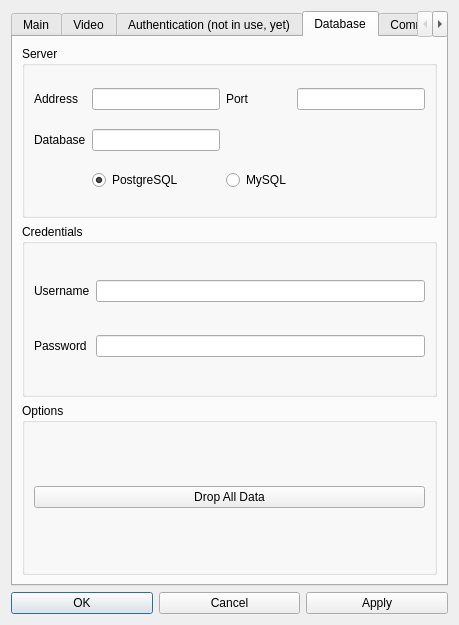
<?xml version="1.0" encoding="UTF-8"?>
<ui version="4.0">
 <class>settings</class>
 <widget class="QDialog" name="settings">
  <property name="geometry">
   <rect>
    <x>0</x>
    <y>0</y>
    <width>459</width>
    <height>625</height>
   </rect>
  </property>
  <property name="maximumSize">
   <size>
    <width>459</width>
    <height>625</height>
   </size>
  </property>
  <property name="focusPolicy">
   <enum>Qt::NoFocus</enum>
  </property>
  <property name="windowTitle">
   <string>Settings</string>
  </property>
  <layout class="QGridLayout" name="gridLayout">
   <item row="1" column="1">
    <layout class="QHBoxLayout" name="horizontalLayout_3">
     <item>
      <widget class="QPushButton" name="button_ok">
       <property name="text">
        <string>OK</string>
       </property>
      </widget>
     </item>
     <item>
      <widget class="QPushButton" name="button_cancel">
       <property name="text">
        <string>Cancel</string>
       </property>
      </widget>
     </item>
     <item>
      <widget class="QPushButton" name="button_apply">
       <property name="text">
        <string>Apply</string>
       </property>
      </widget>
     </item>
    </layout>
   </item>
   <item row="0" column="1">
    <widget class="QTabWidget" name="properties_tab">
     <property name="currentIndex">
      <number>3</number>
     </property>
     <widget class="QWidget" name="main_window_tab">
      <attribute name="title">
       <string>Main</string>
      </attribute>
      <layout class="QGridLayout" name="gridLayout_6">
       <property name="leftMargin">
        <number>9</number>
       </property>
       <property name="topMargin">
        <number>9</number>
       </property>
       <property name="rightMargin">
        <number>9</number>
       </property>
       <property name="bottomMargin">
        <number>9</number>
       </property>
       <property name="spacing">
        <number>6</number>
       </property>
       <item row="1" column="0">
        <widget class="QGroupBox" name="groupBox_11">
         <property name="maximumSize">
          <size>
           <width>16777215</width>
           <height>50</height>
          </size>
         </property>
         <property name="title">
          <string>Video Thread</string>
         </property>
         <layout class="QGridLayout" name="gridLayout_5">
          <item row="0" column="0">
           <layout class="QHBoxLayout" name="horizontalLayout">
            <item>
             <widget class="QRadioButton" name="threadSync">
              <property name="text">
               <string>Sync</string>
              </property>
              <property name="checked">
               <bool>true</bool>
              </property>
             </widget>
            </item>
            <item>
             <widget class="QRadioButton" name="threadAsync">
              <property name="text">
               <string>Async</string>
              </property>
             </widget>
            </item>
           </layout>
          </item>
         </layout>
        </widget>
       </item>
       <item row="0" column="0">
        <widget class="QGroupBox" name="groupBox_12">
         <property name="title">
          <string>General</string>
         </property>
         <layout class="QGridLayout" name="gridLayout_26">
          <item row="0" column="0">
           <widget class="QCheckBox" name="checkBox_dark">
            <property name="text">
             <string>Dark Mode</string>
            </property>
           </widget>
          </item>
         </layout>
        </widget>
       </item>
      </layout>
     </widget>
     <widget class="QWidget" name="video_window_tab">
      <attribute name="title">
       <string>Video</string>
      </attribute>
      <layout class="QGridLayout" name="gridLayout_2">
       <item row="1" column="0">
        <widget class="QToolBox" name="toolBox_2">
         <property name="frameShape">
          <enum>QFrame::StyledPanel</enum>
         </property>
         <property name="currentIndex">
          <number>0</number>
         </property>
         <widget class="QWidget" name="page_3">
          <property name="geometry">
           <rect>
            <x>0</x>
            <y>0</y>
            <width>415</width>
            <height>207</height>
           </rect>
          </property>
          <attribute name="label">
           <string>Video Feed 3</string>
          </attribute>
          <layout class="QGridLayout" name="gridLayout_14">
           <item row="0" column="0">
            <widget class="QCheckBox" name="video3_enable">
             <property name="text">
              <string>Enable</string>
             </property>
            </widget>
           </item>
           <item row="1" column="0">
            <widget class="QLabel" name="label_23">
             <property name="text">
              <string>Name:</string>
             </property>
            </widget>
           </item>
           <item row="1" column="1" colspan="4">
            <widget class="QLineEdit" name="video3_name"/>
           </item>
           <item row="2" column="0">
            <widget class="QLabel" name="label_24">
             <property name="text">
              <string>Source:</string>
             </property>
            </widget>
           </item>
           <item row="2" column="1" colspan="2">
            <widget class="QLineEdit" name="video3_ip">
             <property name="toolTip">
              <string>&lt;html&gt;&lt;head/&gt;&lt;body&gt;&lt;p&gt;For a local video, write the location of the file and leave the port blank.&lt;/p&gt;&lt;/body&gt;&lt;/html&gt;</string>
             </property>
            </widget>
           </item>
           <item row="2" column="3">
            <widget class="QLabel" name="label_25">
             <property name="text">
              <string>Port:</string>
             </property>
            </widget>
           </item>
           <item row="2" column="4">
            <widget class="QLineEdit" name="video3_port">
             <property name="maximumSize">
              <size>
               <width>50</width>
               <height>16777215</height>
              </size>
             </property>
            </widget>
           </item>
           <item row="3" column="0">
            <widget class="QRadioButton" name="video3_color_off">
             <property name="toolTip">
              <string>&lt;html&gt;&lt;head/&gt;&lt;body&gt;&lt;p&gt;This will only affect the video, not the stream from the rover.&lt;/p&gt;&lt;/body&gt;&lt;/html&gt;</string>
             </property>
             <property name="text">
              <string>Grey</string>
             </property>
            </widget>
           </item>
           <item row="3" column="2">
            <widget class="QRadioButton" name="video3_color_on">
             <property name="text">
              <string>RGB</string>
             </property>
             <property name="checked">
              <bool>true</bool>
             </property>
            </widget>
           </item>
           <item row="4" column="0" colspan="2">
            <widget class="QLabel" name="label_26">
             <property name="text">
              <string>Local Video Scaling:</string>
             </property>
            </widget>
           </item>
           <item row="4" column="2">
            <widget class="QComboBox" name="video3_scaling">
             <property name="toolTip">
              <string>&lt;html&gt;&lt;head/&gt;&lt;body&gt;&lt;p&gt;This only scales on the computer and will cause slowdown.&lt;/p&gt;&lt;/body&gt;&lt;/html&gt;</string>
             </property>
             <item>
              <property name="text">
               <string>Source</string>
              </property>
             </item>
             <item>
              <property name="text">
               <string>1920x1080</string>
              </property>
             </item>
             <item>
              <property name="text">
               <string>1280x720</string>
              </property>
             </item>
             <item>
              <property name="text">
               <string>640x360</string>
              </property>
             </item>
            </widget>
           </item>
           <item row="5" column="0" colspan="2">
            <widget class="QLabel" name="label_22">
             <property name="enabled">
              <bool>false</bool>
             </property>
             <property name="text">
              <string>Source Camera Resolution:</string>
             </property>
            </widget>
           </item>
           <item row="5" column="2">
            <widget class="QComboBox" name="video3_resolution">
             <property name="enabled">
              <bool>false</bool>
             </property>
             <item>
              <property name="text">
               <string>Mode: 1</string>
              </property>
             </item>
             <item>
              <property name="text">
               <string>Mode: 2</string>
              </property>
             </item>
             <item>
              <property name="text">
               <string>Mode: 3</string>
              </property>
             </item>
             <item>
              <property name="text">
               <string>Mode: 4</string>
              </property>
             </item>
            </widget>
           </item>
          </layout>
         </widget>
         <widget class="QWidget" name="page_4">
          <property name="geometry">
           <rect>
            <x>0</x>
            <y>0</y>
            <width>415</width>
            <height>207</height>
           </rect>
          </property>
          <attribute name="label">
           <string>Video Feed 4</string>
          </attribute>
          <layout class="QGridLayout" name="gridLayout_15">
           <item row="0" column="0">
            <widget class="QCheckBox" name="video4_enable">
             <property name="text">
              <string>Enable</string>
             </property>
            </widget>
           </item>
           <item row="1" column="0">
            <widget class="QLabel" name="label_28">
             <property name="text">
              <string>Name:</string>
             </property>
            </widget>
           </item>
           <item row="1" column="1" colspan="4">
            <widget class="QLineEdit" name="video4_name"/>
           </item>
           <item row="2" column="0">
            <widget class="QLabel" name="label_29">
             <property name="text">
              <string>Source:</string>
             </property>
            </widget>
           </item>
           <item row="2" column="1" colspan="2">
            <widget class="QLineEdit" name="video4_ip">
             <property name="toolTip">
              <string>&lt;html&gt;&lt;head/&gt;&lt;body&gt;&lt;p&gt;For a local video, write the location of the file and leave the port blank.&lt;/p&gt;&lt;/body&gt;&lt;/html&gt;</string>
             </property>
            </widget>
           </item>
           <item row="2" column="3">
            <widget class="QLabel" name="label_30">
             <property name="text">
              <string>Port:</string>
             </property>
            </widget>
           </item>
           <item row="2" column="4">
            <widget class="QLineEdit" name="video4_port">
             <property name="maximumSize">
              <size>
               <width>50</width>
               <height>16777215</height>
              </size>
             </property>
            </widget>
           </item>
           <item row="3" column="0">
            <widget class="QRadioButton" name="video4_color_off">
             <property name="toolTip">
              <string>&lt;html&gt;&lt;head/&gt;&lt;body&gt;&lt;p&gt;This will only affect the video, not the stream from the rover.&lt;/p&gt;&lt;/body&gt;&lt;/html&gt;</string>
             </property>
             <property name="text">
              <string>Grey</string>
             </property>
            </widget>
           </item>
           <item row="3" column="2">
            <widget class="QRadioButton" name="video4_color_on">
             <property name="text">
              <string>RGB</string>
             </property>
             <property name="checked">
              <bool>true</bool>
             </property>
            </widget>
           </item>
           <item row="4" column="0" colspan="2">
            <widget class="QLabel" name="label_31">
             <property name="text">
              <string>Local Video Scaling:</string>
             </property>
            </widget>
           </item>
           <item row="4" column="2">
            <widget class="QComboBox" name="video4_scaling">
             <property name="toolTip">
              <string>&lt;html&gt;&lt;head/&gt;&lt;body&gt;&lt;p&gt;This only scales on the computer and will cause slowdown.&lt;/p&gt;&lt;/body&gt;&lt;/html&gt;</string>
             </property>
             <item>
              <property name="text">
               <string>Source</string>
              </property>
             </item>
             <item>
              <property name="text">
               <string>1920x1080</string>
              </property>
             </item>
             <item>
              <property name="text">
               <string>1280x720</string>
              </property>
             </item>
             <item>
              <property name="text">
               <string>640x360</string>
              </property>
             </item>
            </widget>
           </item>
           <item row="5" column="0" colspan="2">
            <widget class="QLabel" name="label_27">
             <property name="enabled">
              <bool>false</bool>
             </property>
             <property name="text">
              <string>Source Camera Resolution:</string>
             </property>
            </widget>
           </item>
           <item row="5" column="2">
            <widget class="QComboBox" name="video4_resolution">
             <property name="enabled">
              <bool>false</bool>
             </property>
             <item>
              <property name="text">
               <string>Mode: 1</string>
              </property>
             </item>
             <item>
              <property name="text">
               <string>Mode: 2</string>
              </property>
             </item>
             <item>
              <property name="text">
               <string>Mode: 3</string>
              </property>
             </item>
             <item>
              <property name="text">
               <string>Mode: 4</string>
              </property>
             </item>
            </widget>
           </item>
          </layout>
         </widget>
        </widget>
       </item>
       <item row="0" column="0">
        <widget class="QToolBox" name="toolBox">
         <property name="frameShape">
          <enum>QFrame::StyledPanel</enum>
         </property>
         <property name="currentIndex">
          <number>0</number>
         </property>
         <widget class="QWidget" name="page">
          <property name="geometry">
           <rect>
            <x>0</x>
            <y>0</y>
            <width>415</width>
            <height>207</height>
           </rect>
          </property>
          <attribute name="label">
           <string>Video Feed 1</string>
          </attribute>
          <layout class="QGridLayout" name="gridLayout_3">
           <item row="0" column="0" colspan="2">
            <widget class="QCheckBox" name="video1_enable">
             <property name="text">
              <string>Enable</string>
             </property>
            </widget>
           </item>
           <item row="4" column="0" colspan="2">
            <widget class="QLabel" name="label_14">
             <property name="text">
              <string>Local Video Scaling:</string>
             </property>
            </widget>
           </item>
           <item row="2" column="0">
            <widget class="QLabel" name="label">
             <property name="text">
              <string>Source:</string>
             </property>
            </widget>
           </item>
           <item row="2" column="4">
            <widget class="QLineEdit" name="video1_port">
             <property name="maximumSize">
              <size>
               <width>50</width>
               <height>16777215</height>
              </size>
             </property>
            </widget>
           </item>
           <item row="3" column="2" colspan="3">
            <widget class="QRadioButton" name="video1_color_on">
             <property name="text">
              <string>RGB</string>
             </property>
             <property name="checked">
              <bool>true</bool>
             </property>
            </widget>
           </item>
           <item row="5" column="0" colspan="2">
            <widget class="QLabel" name="label_15">
             <property name="enabled">
              <bool>false</bool>
             </property>
             <property name="text">
              <string>Source Camera Resolution:</string>
             </property>
            </widget>
           </item>
           <item row="1" column="0">
            <widget class="QLabel" name="label_13">
             <property name="text">
              <string>Name:</string>
             </property>
            </widget>
           </item>
           <item row="1" column="1" colspan="4">
            <widget class="QLineEdit" name="video1_name"/>
           </item>
           <item row="2" column="1" colspan="2">
            <widget class="QLineEdit" name="video1_ip">
             <property name="toolTip">
              <string>&lt;html&gt;&lt;head/&gt;&lt;body&gt;&lt;p&gt;For a local video, write the location of the file and leave the port blank.&lt;/p&gt;&lt;/body&gt;&lt;/html&gt;</string>
             </property>
            </widget>
           </item>
           <item row="3" column="0" colspan="2">
            <widget class="QRadioButton" name="video1_color_off">
             <property name="toolTip">
              <string>&lt;html&gt;&lt;head/&gt;&lt;body&gt;&lt;p&gt;This will only affect the video, not the stream from the rover.&lt;/p&gt;&lt;/body&gt;&lt;/html&gt;</string>
             </property>
             <property name="text">
              <string>Grey</string>
             </property>
            </widget>
           </item>
           <item row="2" column="3">
            <widget class="QLabel" name="label_2">
             <property name="text">
              <string>Port:</string>
             </property>
            </widget>
           </item>
           <item row="4" column="2">
            <widget class="QComboBox" name="video1_scaling">
             <property name="toolTip">
              <string>&lt;html&gt;&lt;head/&gt;&lt;body&gt;&lt;p&gt;This only scales on the computer and will cause slowdown.&lt;/p&gt;&lt;/body&gt;&lt;/html&gt;</string>
             </property>
             <item>
              <property name="text">
               <string>Source</string>
              </property>
             </item>
             <item>
              <property name="text">
               <string>1920x1080</string>
              </property>
             </item>
             <item>
              <property name="text">
               <string>1280x720</string>
              </property>
             </item>
             <item>
              <property name="text">
               <string>640x360</string>
              </property>
             </item>
            </widget>
           </item>
           <item row="5" column="2">
            <widget class="QComboBox" name="video1_resolution">
             <property name="enabled">
              <bool>false</bool>
             </property>
             <item>
              <property name="text">
               <string>Mode: 1</string>
              </property>
             </item>
             <item>
              <property name="text">
               <string>Mode: 2</string>
              </property>
             </item>
             <item>
              <property name="text">
               <string>Mode: 3</string>
              </property>
             </item>
             <item>
              <property name="text">
               <string>Mode: 4</string>
              </property>
             </item>
            </widget>
           </item>
          </layout>
         </widget>
         <widget class="QWidget" name="page_2">
          <property name="geometry">
           <rect>
            <x>0</x>
            <y>0</y>
            <width>415</width>
            <height>207</height>
           </rect>
          </property>
          <attribute name="label">
           <string>Video Feed 2</string>
          </attribute>
          <layout class="QGridLayout" name="gridLayout_13">
           <item row="0" column="0">
            <widget class="QCheckBox" name="video2_enable">
             <property name="text">
              <string>Enable</string>
             </property>
            </widget>
           </item>
           <item row="1" column="0">
            <widget class="QLabel" name="label_20">
             <property name="text">
              <string>Name:</string>
             </property>
            </widget>
           </item>
           <item row="1" column="1" colspan="4">
            <widget class="QLineEdit" name="video2_name"/>
           </item>
           <item row="2" column="0">
            <widget class="QLabel" name="label_3">
             <property name="text">
              <string>Source:</string>
             </property>
            </widget>
           </item>
           <item row="2" column="1" colspan="2">
            <widget class="QLineEdit" name="video2_ip">
             <property name="toolTip">
              <string>&lt;html&gt;&lt;head/&gt;&lt;body&gt;&lt;p&gt;For a local video, write the location of the file and leave the port blank.&lt;/p&gt;&lt;/body&gt;&lt;/html&gt;</string>
             </property>
            </widget>
           </item>
           <item row="2" column="3">
            <widget class="QLabel" name="label_4">
             <property name="text">
              <string>Port:</string>
             </property>
            </widget>
           </item>
           <item row="2" column="4">
            <widget class="QLineEdit" name="video2_port">
             <property name="maximumSize">
              <size>
               <width>50</width>
               <height>16777215</height>
              </size>
             </property>
            </widget>
           </item>
           <item row="3" column="0">
            <widget class="QRadioButton" name="video2_color_off">
             <property name="toolTip">
              <string>&lt;html&gt;&lt;head/&gt;&lt;body&gt;&lt;p&gt;This will only affect the video, not the stream from the rover.&lt;/p&gt;&lt;/body&gt;&lt;/html&gt;</string>
             </property>
             <property name="text">
              <string>Grey</string>
             </property>
            </widget>
           </item>
           <item row="3" column="2">
            <widget class="QRadioButton" name="video2_color_on">
             <property name="text">
              <string>RGB</string>
             </property>
             <property name="checked">
              <bool>true</bool>
             </property>
            </widget>
           </item>
           <item row="4" column="0" colspan="2">
            <widget class="QLabel" name="label_21">
             <property name="enabled">
              <bool>true</bool>
             </property>
             <property name="text">
              <string>Local Video Scaling:</string>
             </property>
            </widget>
           </item>
           <item row="5" column="0" colspan="2">
            <widget class="QLabel" name="label_16">
             <property name="enabled">
              <bool>false</bool>
             </property>
             <property name="text">
              <string>Source Camera Resolution:</string>
             </property>
            </widget>
           </item>
           <item row="4" column="2">
            <widget class="QComboBox" name="video2_scaling">
             <property name="enabled">
              <bool>true</bool>
             </property>
             <property name="toolTip">
              <string>&lt;html&gt;&lt;head/&gt;&lt;body&gt;&lt;p&gt;This only scales on the computer and will cause slowdown.&lt;/p&gt;&lt;/body&gt;&lt;/html&gt;</string>
             </property>
             <item>
              <property name="text">
               <string>Source</string>
              </property>
             </item>
             <item>
              <property name="text">
               <string>1920x1080</string>
              </property>
             </item>
             <item>
              <property name="text">
               <string>1280x720</string>
              </property>
             </item>
             <item>
              <property name="text">
               <string>640x360</string>
              </property>
             </item>
            </widget>
           </item>
           <item row="5" column="2">
            <widget class="QComboBox" name="video2_resolution">
             <property name="enabled">
              <bool>false</bool>
             </property>
             <item>
              <property name="text">
               <string>Mode: 1</string>
              </property>
             </item>
             <item>
              <property name="text">
               <string>Mode: 2</string>
              </property>
             </item>
             <item>
              <property name="text">
               <string>Mode: 3</string>
              </property>
             </item>
             <item>
              <property name="text">
               <string>Mode: 4</string>
              </property>
             </item>
            </widget>
           </item>
          </layout>
         </widget>
        </widget>
       </item>
      </layout>
     </widget>
     <widget class="QWidget" name="auth_window_tab">
      <attribute name="title">
       <string>Authentication (not in use, yet)</string>
      </attribute>
      <layout class="QGridLayout" name="gridLayout_8">
       <item row="0" column="0">
        <widget class="QGroupBox" name="groupBox_4">
         <property name="title">
          <string>Video Feed 1</string>
         </property>
         <layout class="QGridLayout" name="gridLayout_11">
          <item row="0" column="0">
           <layout class="QVBoxLayout" name="verticalLayout_5">
            <item>
             <widget class="QLabel" name="label_9">
              <property name="text">
               <string>Username</string>
              </property>
             </widget>
            </item>
            <item>
             <widget class="QLineEdit" name="video1_username">
              <property name="maximumSize">
               <size>
                <width>16777215</width>
                <height>16777215</height>
               </size>
              </property>
             </widget>
            </item>
            <item>
             <widget class="QLabel" name="label_10">
              <property name="text">
               <string>Password</string>
              </property>
             </widget>
            </item>
            <item>
             <widget class="QLineEdit" name="video1_password">
              <property name="toolTip">
               <string>&lt;html&gt;&lt;head/&gt;&lt;body&gt;&lt;p&gt;For a local video, write the location of the file and leave the port blank.&lt;/p&gt;&lt;/body&gt;&lt;/html&gt;</string>
              </property>
              <property name="echoMode">
               <enum>QLineEdit::Password</enum>
              </property>
             </widget>
            </item>
           </layout>
          </item>
         </layout>
        </widget>
       </item>
       <item row="1" column="0">
        <widget class="QGroupBox" name="groupBox_3">
         <property name="title">
          <string>Video Feed 2</string>
         </property>
         <layout class="QGridLayout" name="gridLayout_12">
          <item row="0" column="0">
           <layout class="QVBoxLayout" name="verticalLayout_6">
            <item>
             <widget class="QLabel" name="label_11">
              <property name="text">
               <string>Username</string>
              </property>
             </widget>
            </item>
            <item>
             <widget class="QLineEdit" name="video1_username_2">
              <property name="maximumSize">
               <size>
                <width>16777215</width>
                <height>16777215</height>
               </size>
              </property>
             </widget>
            </item>
            <item>
             <widget class="QLabel" name="label_12">
              <property name="text">
               <string>Password</string>
              </property>
             </widget>
            </item>
            <item>
             <widget class="QLineEdit" name="video1_password_2">
              <property name="toolTip">
               <string>&lt;html&gt;&lt;head/&gt;&lt;body&gt;&lt;p&gt;For a local video, write the location of the file and leave the port blank.&lt;/p&gt;&lt;/body&gt;&lt;/html&gt;</string>
              </property>
              <property name="echoMode">
               <enum>QLineEdit::Password</enum>
              </property>
             </widget>
            </item>
           </layout>
          </item>
         </layout>
        </widget>
       </item>
      </layout>
     </widget>
     <widget class="QWidget" name="database_window_tab">
      <attribute name="title">
       <string>Database</string>
      </attribute>
      <layout class="QGridLayout" name="gridLayout_4">
       <item row="0" column="0">
        <widget class="QGroupBox" name="groupBox">
         <property name="title">
          <string>Server</string>
         </property>
         <layout class="QGridLayout" name="gridLayout_22">
          <item row="1" column="1">
           <widget class="QLineEdit" name="databaseDB"/>
          </item>
          <item row="0" column="0">
           <widget class="QLabel" name="label_17">
            <property name="text">
             <string>Address</string>
            </property>
           </widget>
          </item>
          <item row="0" column="1">
           <widget class="QLineEdit" name="databaseAddress"/>
          </item>
          <item row="0" column="2">
           <widget class="QLabel" name="label_18">
            <property name="text">
             <string>Port</string>
            </property>
           </widget>
          </item>
          <item row="0" column="3">
           <widget class="QLineEdit" name="databasePort"/>
          </item>
          <item row="1" column="0">
           <widget class="QLabel" name="label_19">
            <property name="text">
             <string>Database</string>
            </property>
           </widget>
          </item>
          <item row="2" column="1">
           <widget class="QRadioButton" name="checkPostgreSQL">
            <property name="text">
             <string>PostgreSQL</string>
            </property>
            <property name="checked">
             <bool>true</bool>
            </property>
           </widget>
          </item>
          <item row="2" column="2">
           <widget class="QRadioButton" name="checkMySQL">
            <property name="text">
             <string>MySQL</string>
            </property>
           </widget>
          </item>
         </layout>
        </widget>
       </item>
       <item row="1" column="0">
        <widget class="QGroupBox" name="groupBox_2">
         <property name="title">
          <string>Credentials</string>
         </property>
         <layout class="QGridLayout" name="gridLayout_23">
          <item row="0" column="0">
           <widget class="QLabel" name="label_32">
            <property name="text">
             <string>Username</string>
            </property>
           </widget>
          </item>
          <item row="0" column="1">
           <widget class="QLineEdit" name="databaseUser"/>
          </item>
          <item row="1" column="0">
           <widget class="QLabel" name="label_33">
            <property name="text">
             <string>Password</string>
            </property>
           </widget>
          </item>
          <item row="1" column="1">
           <widget class="QLineEdit" name="databasePassword">
            <property name="echoMode">
             <enum>QLineEdit::Password</enum>
            </property>
           </widget>
          </item>
         </layout>
        </widget>
       </item>
       <item row="2" column="0">
        <widget class="QGroupBox" name="groupBox_9">
         <property name="title">
          <string>Options</string>
         </property>
         <layout class="QGridLayout" name="gridLayout_24">
          <item row="0" column="0">
           <widget class="QPushButton" name="button_dbDropAll">
            <property name="text">
             <string>Drop All Data</string>
            </property>
            <property name="default">
             <bool>false</bool>
            </property>
            <property name="flat">
             <bool>false</bool>
            </property>
           </widget>
          </item>
         </layout>
        </widget>
       </item>
      </layout>
     </widget>
     <widget class="QWidget" name="communication_window_tab">
      <attribute name="title">
       <string>Communication</string>
      </attribute>
      <layout class="QGridLayout" name="gridLayout_7">
       <item row="0" column="0">
        <widget class="QGroupBox" name="groupBox_6">
         <property name="sizePolicy">
          <sizepolicy hsizetype="Preferred" vsizetype="Preferred">
           <horstretch>0</horstretch>
           <verstretch>0</verstretch>
          </sizepolicy>
         </property>
         <property name="maximumSize">
          <size>
           <width>16777215</width>
           <height>16777215</height>
          </size>
         </property>
         <property name="title">
          <string>Gamepad</string>
         </property>
         <layout class="QGridLayout" name="gridLayout_9">
          <item row="0" column="0">
           <widget class="QGroupBox" name="groupBox_7">
            <property name="title">
             <string>Server</string>
            </property>
            <layout class="QGridLayout" name="gridLayout_20">
             <item row="0" column="0">
              <widget class="QLabel" name="label_5">
               <property name="maximumSize">
                <size>
                 <width>45</width>
                 <height>20</height>
                </size>
               </property>
               <property name="text">
                <string>Address</string>
               </property>
              </widget>
             </item>
             <item row="0" column="1">
              <widget class="QLineEdit" name="server_address">
               <property name="enabled">
                <bool>true</bool>
               </property>
               <property name="maximumSize">
                <size>
                 <width>121</width>
                 <height>25</height>
                </size>
               </property>
              </widget>
             </item>
             <item row="0" column="2">
              <widget class="QLabel" name="label_6">
               <property name="maximumSize">
                <size>
                 <width>30</width>
                 <height>20</height>
                </size>
               </property>
               <property name="text">
                <string>Port</string>
               </property>
              </widget>
             </item>
             <item row="0" column="3">
              <widget class="QLineEdit" name="server_port">
               <property name="maximumSize">
                <size>
                 <width>51</width>
                 <height>25</height>
                </size>
               </property>
              </widget>
             </item>
            </layout>
           </widget>
          </item>
          <item row="1" column="0">
           <widget class="QGroupBox" name="groupBox_8">
            <property name="title">
             <string>Client</string>
            </property>
            <layout class="QGridLayout" name="gridLayout_21">
             <item row="0" column="0">
              <widget class="QLabel" name="label_7">
               <property name="maximumSize">
                <size>
                 <width>45</width>
                 <height>20</height>
                </size>
               </property>
               <property name="text">
                <string>Address</string>
               </property>
              </widget>
             </item>
             <item row="0" column="1">
              <widget class="QLineEdit" name="client_address">
               <property name="maximumSize">
                <size>
                 <width>121</width>
                 <height>25</height>
                </size>
               </property>
              </widget>
             </item>
             <item row="0" column="2">
              <widget class="QLabel" name="label_8">
               <property name="maximumSize">
                <size>
                 <width>30</width>
                 <height>20</height>
                </size>
               </property>
               <property name="text">
                <string>Port</string>
               </property>
              </widget>
             </item>
             <item row="0" column="3">
              <widget class="QLineEdit" name="client_port">
               <property name="maximumSize">
                <size>
                 <width>51</width>
                 <height>25</height>
                </size>
               </property>
              </widget>
             </item>
            </layout>
           </widget>
          </item>
          <item row="2" column="0">
           <widget class="QRadioButton" name="radioButton_udp">
            <property name="text">
             <string>UDP</string>
            </property>
            <property name="checked">
             <bool>true</bool>
            </property>
           </widget>
          </item>
          <item row="3" column="0">
           <widget class="QRadioButton" name="radioButton_tcp">
            <property name="enabled">
             <bool>false</bool>
            </property>
            <property name="text">
             <string>TCP</string>
            </property>
           </widget>
          </item>
         </layout>
        </widget>
       </item>
       <item row="1" column="0">
        <widget class="QGroupBox" name="groupBox_10">
         <property name="title">
          <string>Rover Sensors</string>
         </property>
         <layout class="QGridLayout" name="gridLayout_10">
          <item row="0" column="0">
           <widget class="QLabel" name="label_34">
            <property name="maximumSize">
             <size>
              <width>45</width>
              <height>20</height>
             </size>
            </property>
            <property name="text">
             <string>Address</string>
            </property>
           </widget>
          </item>
          <item row="0" column="1">
           <widget class="QLineEdit" name="rover_address">
            <property name="maximumSize">
             <size>
              <width>121</width>
              <height>20</height>
             </size>
            </property>
           </widget>
          </item>
          <item row="0" column="2">
           <widget class="QLabel" name="label_35">
            <property name="maximumSize">
             <size>
              <width>30</width>
              <height>20</height>
             </size>
            </property>
            <property name="text">
             <string>Port</string>
            </property>
           </widget>
          </item>
          <item row="0" column="3">
           <widget class="QLineEdit" name="rover_port">
            <property name="maximumSize">
             <size>
              <width>51</width>
              <height>20</height>
             </size>
            </property>
           </widget>
          </item>
         </layout>
        </widget>
       </item>
      </layout>
     </widget>
    </widget>
   </item>
  </layout>
 </widget>
 <tabstops>
  <tabstop>properties_tab</tabstop>
  <tabstop>button_ok</tabstop>
  <tabstop>button_cancel</tabstop>
  <tabstop>button_apply</tabstop>
  <tabstop>video1_name</tabstop>
  <tabstop>video1_ip</tabstop>
  <tabstop>video1_port</tabstop>
  <tabstop>video1_color_off</tabstop>
  <tabstop>video2_enable</tabstop>
  <tabstop>video2_name</tabstop>
  <tabstop>video2_ip</tabstop>
  <tabstop>video2_port</tabstop>
  <tabstop>video2_color_off</tabstop>
  <tabstop>video2_color_on</tabstop>
  <tabstop>video3_enable</tabstop>
  <tabstop>video3_name</tabstop>
  <tabstop>video3_ip</tabstop>
  <tabstop>video3_color_off</tabstop>
  <tabstop>video3_color_on</tabstop>
  <tabstop>video4_enable</tabstop>
  <tabstop>video4_name</tabstop>
  <tabstop>video4_ip</tabstop>
  <tabstop>video4_color_off</tabstop>
  <tabstop>video4_color_on</tabstop>
  <tabstop>video4_scaling</tabstop>
  <tabstop>video4_resolution</tabstop>
  <tabstop>video1_username</tabstop>
  <tabstop>video1_password</tabstop>
  <tabstop>video1_username_2</tabstop>
  <tabstop>video1_password_2</tabstop>
  <tabstop>databaseAddress</tabstop>
  <tabstop>databasePort</tabstop>
  <tabstop>databaseDB</tabstop>
  <tabstop>databaseUser</tabstop>
  <tabstop>databasePassword</tabstop>
  <tabstop>button_dbDropAll</tabstop>
  <tabstop>server_address</tabstop>
  <tabstop>server_port</tabstop>
  <tabstop>client_address</tabstop>
  <tabstop>client_port</tabstop>
  <tabstop>radioButton_udp</tabstop>
  <tabstop>radioButton_tcp</tabstop>
  <tabstop>rover_address</tabstop>
  <tabstop>rover_port</tabstop>
 </tabstops>
 <resources/>
 <connections/>
</ui>
